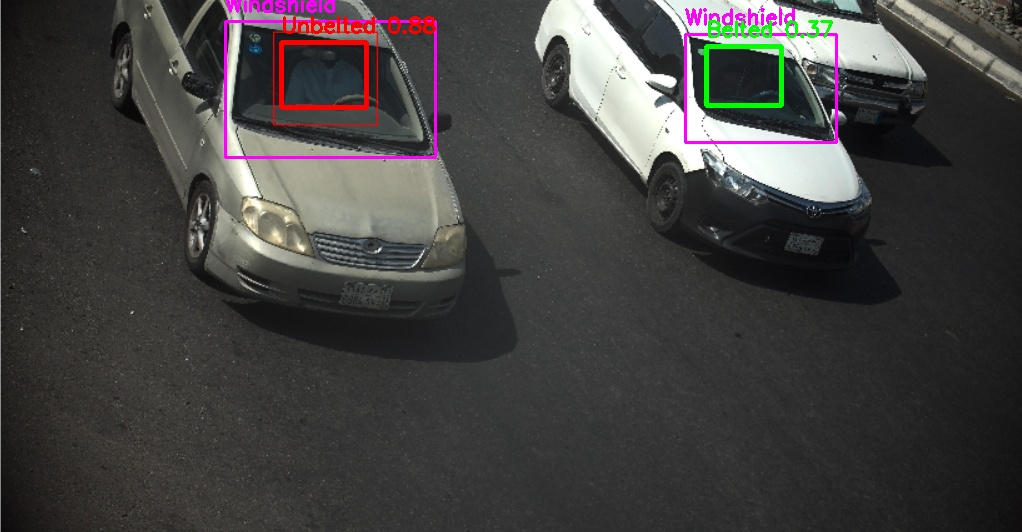
#> input picture seatbelt/outputs/single_image_prediction.jpg, 1022 x 532 px
$ python -i run_single_image.py   (imports and definitions only)
#> lines starting #> are read from the running program, lines starting #| are printed output that depends on the picture
#> further down, picture is the input picture: shape (532, 1022, 3); mean B, G, R 64.6, 65.5, 67.3
import os
import sys
import cv2
from ultralytics import YOLO

def apply_clahe(img):
    lab = cv2.cvtColor(img, cv2.COLOR_BGR2LAB)
#> lab: shape (532, 1022, 3); mean of channels 0, 1, 2 69.5, 128.4, 129.2
    l, a, b = cv2.split(lab)
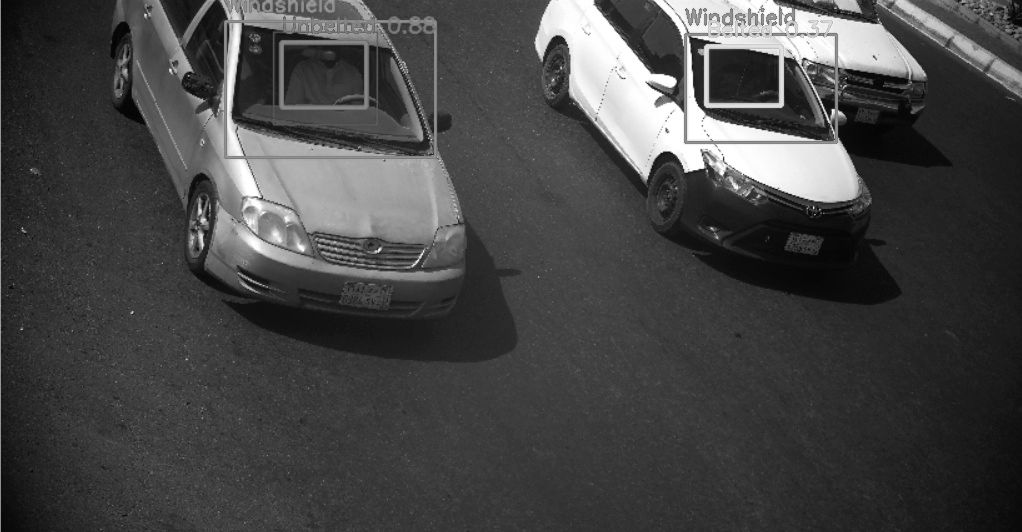
#> l: shape (532, 1022); min 2, max 255, mean 69.5
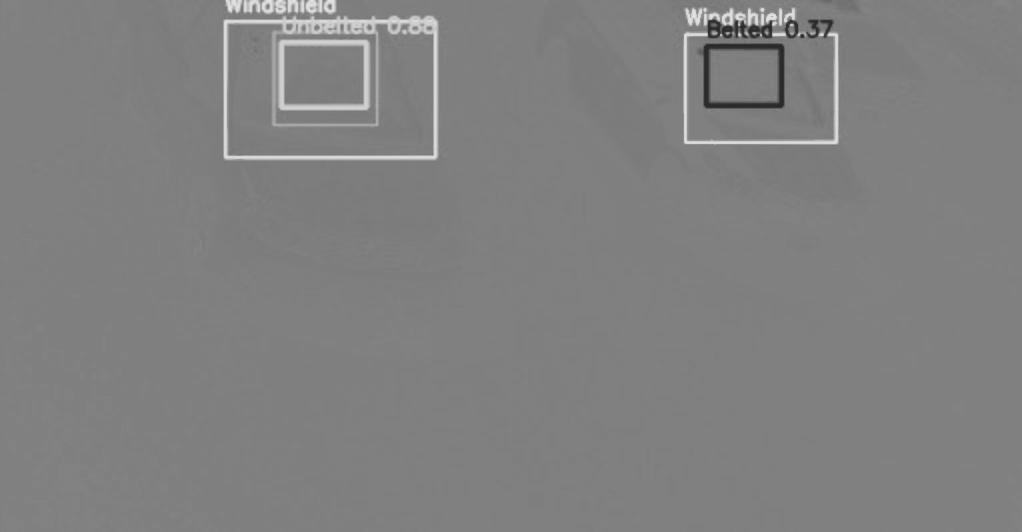
#> a: shape (532, 1022); min 42, max 226, mean 128.4
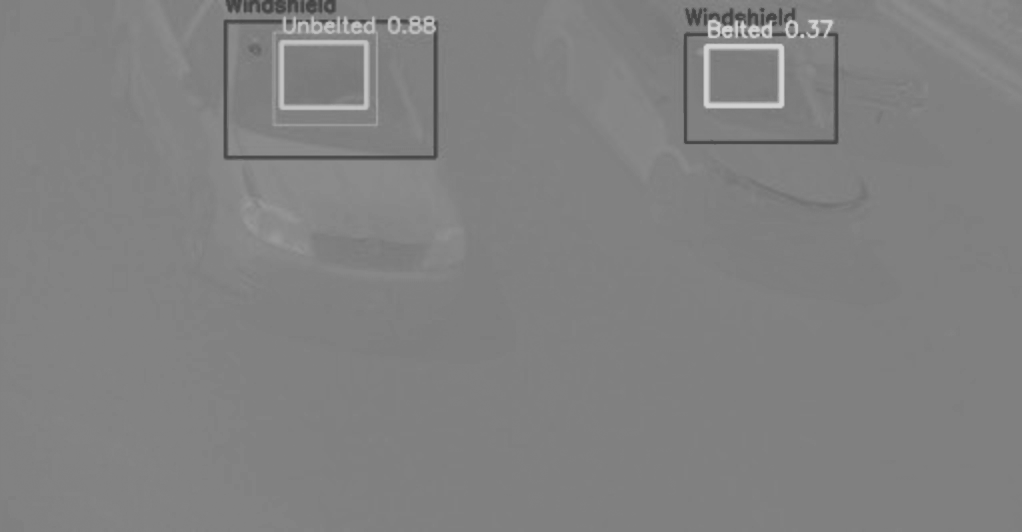
#> b: shape (532, 1022); min 65, max 211, mean 129.2
    clahe = cv2.createCLAHE(clipLimit=2.0, tileGridSize=(8, 8))
    cl = clahe.apply(l)
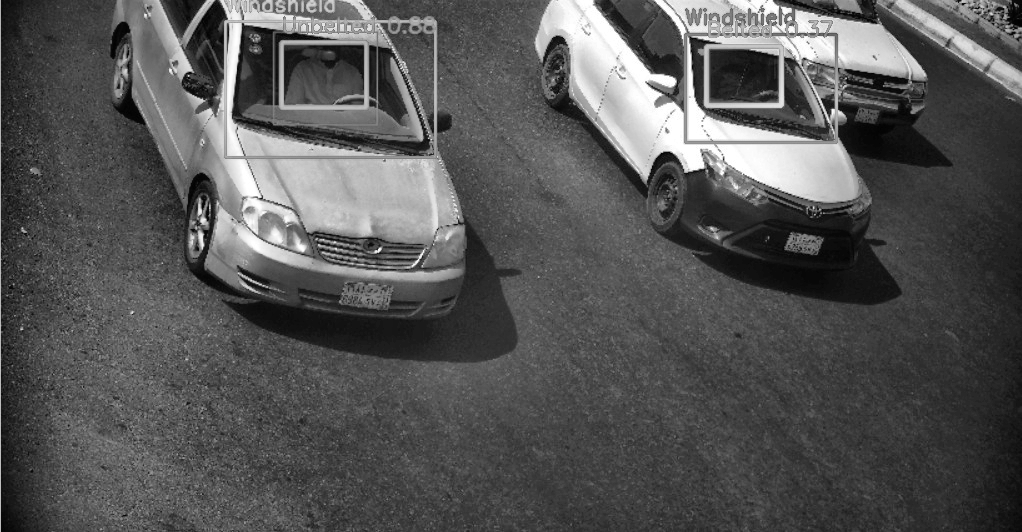
#> cl: shape (532, 1022); min 1, max 255, mean 85.2
    limg = cv2.merge((cl, a, b))
#> limg: shape (532, 1022, 3); mean of channels 0, 1, 2 85.2, 128.4, 129.2
    return cv2.cvtColor(limg, cv2.COLOR_LAB2BGR)
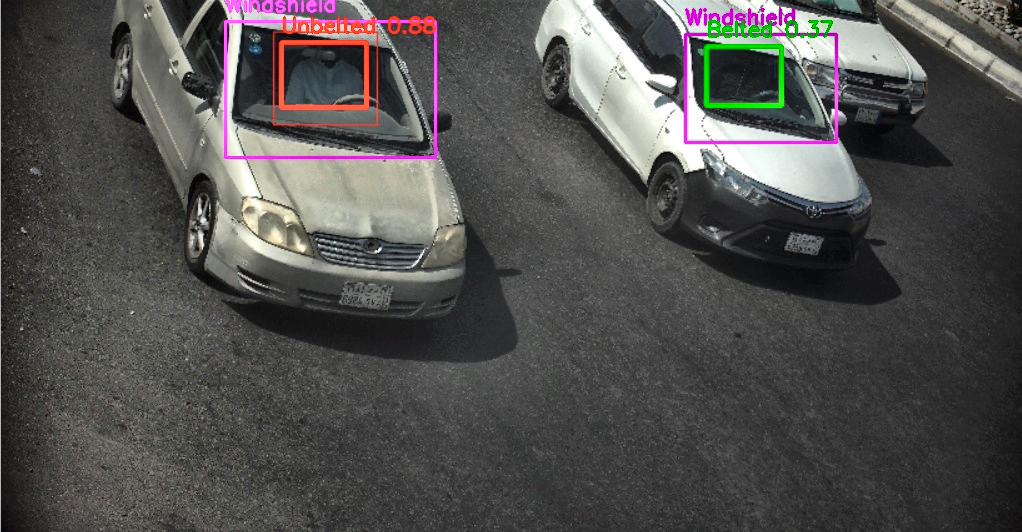
#> returned value: shape (532, 1022, 3); mean B, G, R 78.5, 79.9, 81.2

# [108 lines not run here, left out]

>>> import cv2
>>> picture = cv2.imread('../outputs/single_image_prediction.jpg')
>>> result = apply_clahe(picture)
